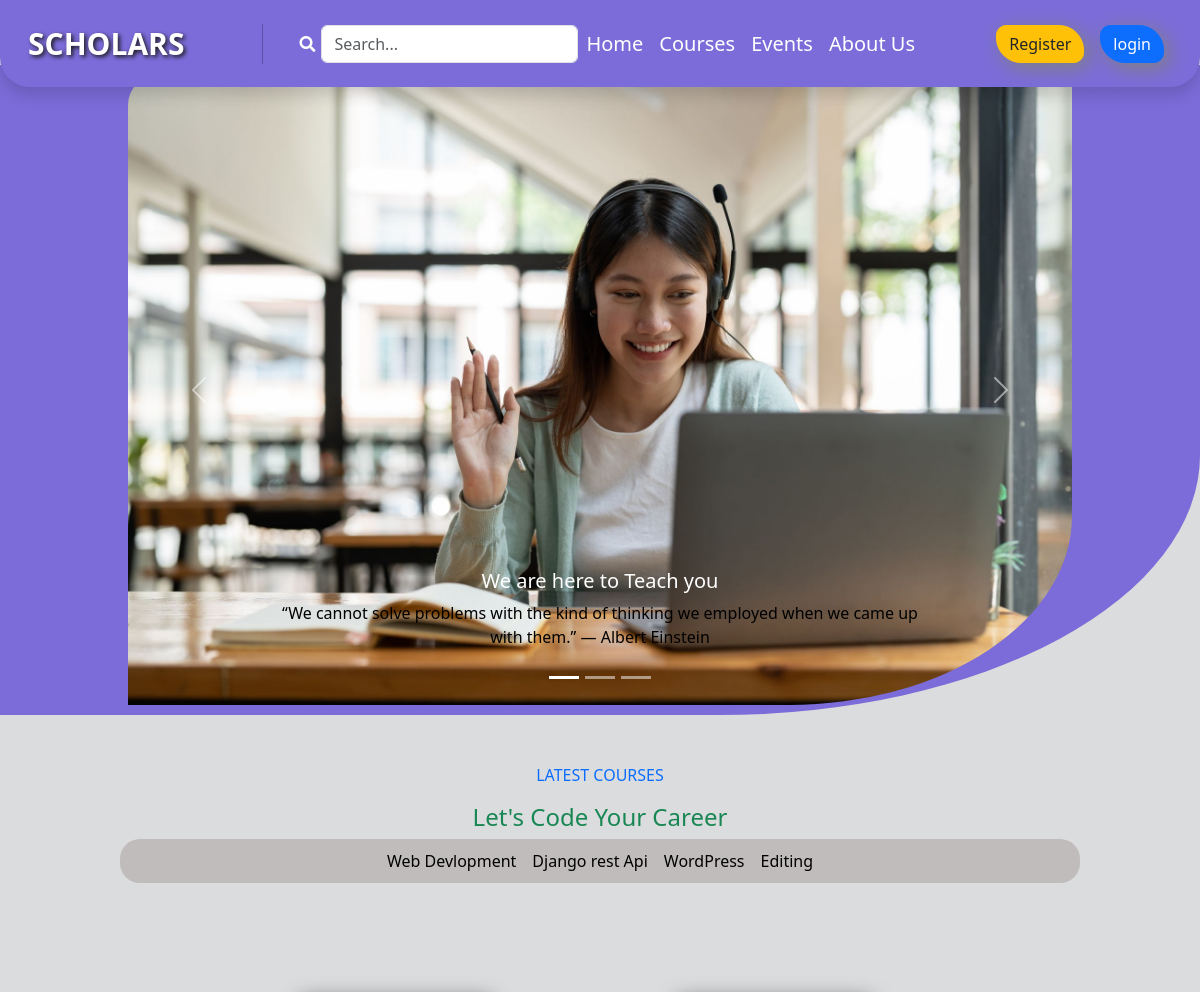
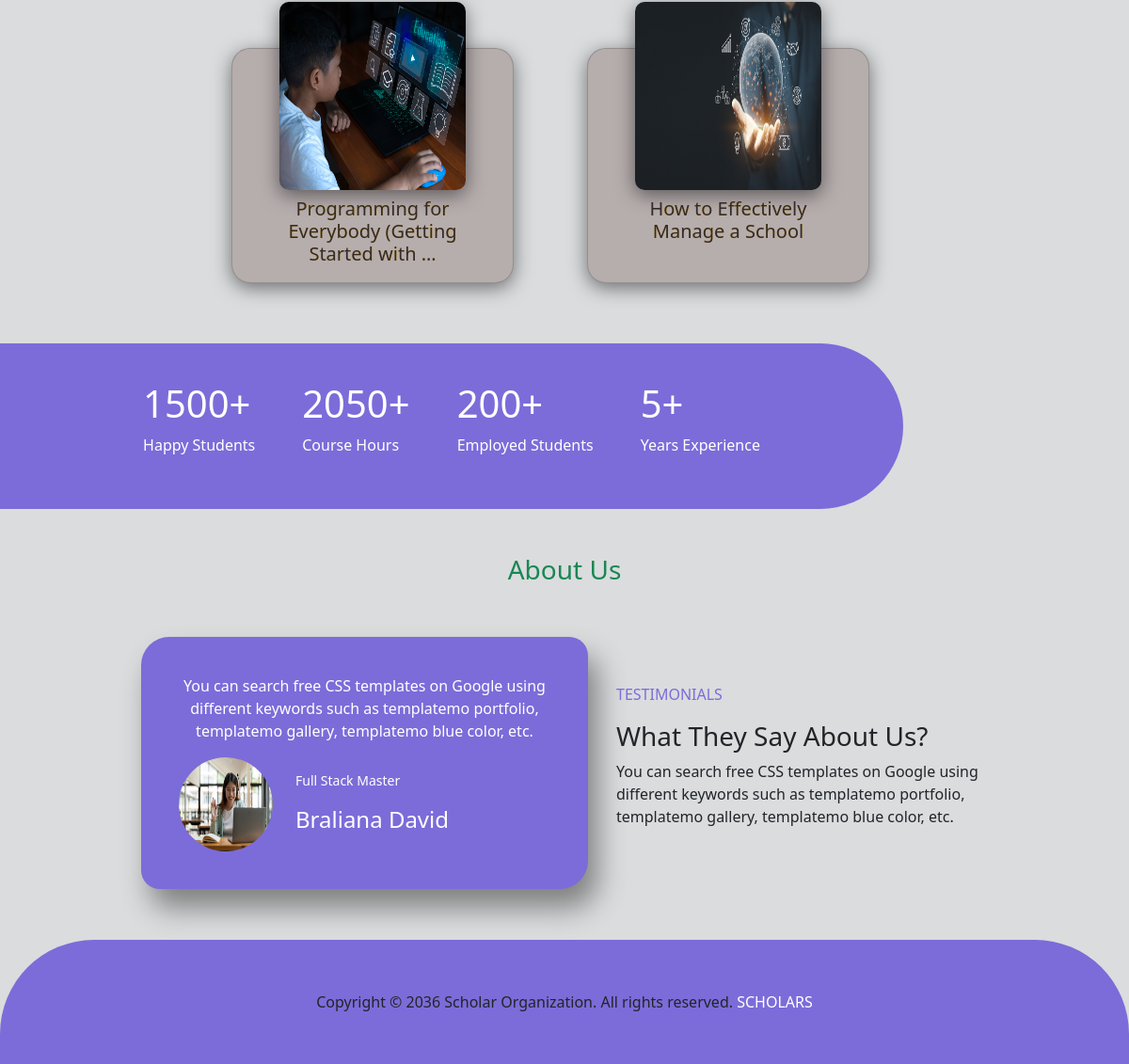
The page /category/django-rest-api/ on the database its author committed (2 pictures, top to bottom).
### Course/models.py (models this page shows, shortened)
class Type(models.Model):
    Name = models.CharField(max_length=100)
    slug = models.SlugField(max_length=100,unique=True, null=True, blank=True)

class AddCourse(models.Model):
    teacher = models.ForeignKey(User, on_delete=models.CASCADE,related_name='teacher' )
    Course_Title  = models.CharField(max_length=100)
    price = models.DecimalField(max_digits=10, decimal_places=0 , null=True)
    Content = models.TextField()
    Type = models.ForeignKey(Type,on_delete=models.CASCADE)
    image = models.ImageField(upload_to='Course/media/uploads/', blank = True, null = True)

### Core/views.py (the view)
# urls.py: path('',views.HomeView.as_view(),name='home'),
class  HomeView(View):
    template_name = 'home.html'
    def get(self, request, category_slug=None):
        query = request.GET.get('q')
        data = models.AddCourse.objects.all()
        categories = models.Type.objects.all()
        if query:
            data = models.AddCourse.objects.filter(Course_Title__icontains=query)
        if category_slug is not None:
            category = models.Type.objects.get(slug=category_slug)
            data = models.AddCourse.objects.filter(Type=category)
        return render(request, self.template_name, {"data": data, "categories": categories})

### Core/templates/home.html (shortened to what this page needs)
{% extends "base.html" %}
{% load static %}
{% load crispy_forms_tags %}
{% block content %}
<div class='banner_container'>
    <div class='banner'>
        <div id="carouselExampleCaptions" class="carousel slide">
            <div class="carousel-indicators">
              <button type="button" data-bs-target="#carouselExampleCaptions" data-bs-slide-to="0" class="active" aria-current="true" aria-label="Slide 1"></button>
              <button type="button" data-bs-target="#carouselExampleCaptions" data-bs-slide-to="1" aria-label="Slide 2"></button>
              <button type="button" data-bs-target="#carouselExampleCaptions" data-bs-slide-to="2" aria-label="Slide 3"></button>
            </div>
            <div class="carousel-inner">
              <div class="carousel-item active">
                <img class='imgCao' src="{% static "img/1.jpg" %}" class="d-block w-100" alt="...">
                <div class="carousel-caption d-none d-md-block">
                  <h5>We are here to Teach you </h5>
                  <p class='text-black'>“We cannot solve problems with the kind of thinking we employed when we came up with them.” — Albert Einstein</p>
                </div>
              </div>
            </div>
            <button class="carousel-control-prev" type="button" data-bs-target="#carouselExampleCaptions" data-bs-slide="prev">
              <span class="carousel-control-prev-icon" aria-hidden="true"></span>
            </button>
            <button class="carousel-control-next" type="button" data-bs-target="#carouselExampleCaptions" data-bs-slide="next">
              <span class="carousel-control-next-icon" aria-hidden="true"></span>
            </button>
          </div>
    </div>
</div>
  <section class='mt-5' id='Courses'>
    <p class='text-center text-primary'>LATEST COURSES</p>
    <h4  class='text-center  text-success'>Let's Code Your Career </h4>
<div  class="d-flex cat-container justify-content-center gap-3 flex-wrap">
     {% for cat in categories %}
     <a href="{% url "category_wise_post" cat.slug %}#Courses" onclick="scrollToTopic()" class="text-decoration-none ">{{ cat.Name }}</a>
     {% endfor %}
</div>
<div  class='d-flex justify-content-center align-items-center mt-5'>
  <div class="d-flex justify-content-center align-items-center flex-wrap gap-5 p-5 p-md-3">
  {% if data %}
  {% for i in data  %}
        <div class="card mt-4" id="section1">
          <div class="imgbox">
            <img
              src="{{i.image.url}}" />
              <h5 class='text-center  mt-2 '><a  class=' Course_title   text-decoration-none ' href="{% url "details_view" i.id %}">{{i.Course_Title|truncatewords:6}}</a></h5>
          </div>
        </div>
  {% endfor %}
  {% else %}
  <div>
    <h4 class='text-center text-danger'>No Course Found....</h4>
  </div>
  {% endif %}
</div>
</div>
  </section>
 <Section id='achivment' class='history-Container my-5'>
  <div class='service'>
    <h1>1500+</h1>
    <p>Happy Students</p>
  </div>
  <div class='service'>
    <h1>2050+</h1>
    <p>Course Hours</p>
  </div>
  <div class='service'>
    <h1>200+</h1>
    <p>Employed Students</p>
  </div>
  <div class='service'>
    <h1>5+</h1>
    <p>Years Experience</p>
  </div>
 </Section>
 <h3 class='text-center text-success my-4'>About Us </h3>
<div id="about" class='about_container' >
<div class='imgabout'>
  <p class='text-center'>You can search free CSS templates on Google using different keywords such as templatemo portfolio, templatemo gallery, templatemo blue color, etc.</p>
  <div class='d-flex justify-container-center flex-wrap align-items-center gap-4'>
    <img id='logoimg' src="{% static "img/1.jpg" %}" alt="">
    <div >
      <p><small>Full Stack Master</small></p>
      <h4>Braliana David</h4>
    </div>
  </div>
</div>
  <div class='mt-5 mt-md-0'>
    <p class='colorX'>TESTIMONIALS</p>
    <h3>What They Say About Us?</h3>
    <p>You can search free CSS templates on Google using different keywords such as templatemo portfolio, templatemo gallery, templatemo blue color, etc.</p>
  </div>
</div>
{% endblock content %}

### Core/static/css/style.css (style rules this page uses)
body { margin: 0; padding: 0; }
.banner_container { background:#7B6CD9; margin-top: -22px; border-radius: 0px 0px 40% 0px; padding: 10px; }
.banner { width: 80%; height: 80%; margin: auto; }
.imgCao { width: 100%; border-radius: 30px 0px 30% 0px; }
.card { position: relative; width: 300px; height: 250px; border-radius: 20px; box-shadow: 0px 5px 20px rgba(0, 0, 0, 0.5); transition: 0.3s; padding: 30px 50px; background: #b6adad; cursor: pointer; margin-right: 30px; }
.imgbox { position: relative; width: 100%; height: 100%; transform: translateY(-80px); z-index: 90; }
.imgbox img { width: 100%; height: 200px; border-radius: 10px; box-shadow: 0px 5px 20px rgba(0, 0, 0, 0.5); }
.cat-container { background-color: #c0bcbc; border-radius: 20px; width: 80%; margin: auto; padding: 10px; margin-bottom: 120px; }
.cat-container a { color: #000; }
.history-Container { background: #7B6CD9; display: flex; width: 80%; padding: 40px; gap: 50px; flex-wrap: wrap; color: white; justify-content: center; border-radius: 0% 100px 100px 0%; }
.about_container { display: flex; justify-content: flex-end; align-items: center; padding: 30px; width: 80%; margin: auto; gap: 30px; }
#logoimg { height: 100px; width: 100px; border-radius: 50px; }
.imgabout { background: #7B6CD9; color: white; padding: 40px; box-shadow: 10px 20px 30px gray; border-radius: 30px 20px ; }
.colorX { color:#7B6CD9; }
.Course_title { color: rgb(49, 43, 43); text-shadow: .1px .1px .3px goldenrod; }

### rows shown on the page
Type: Name "Web Devlopment"
Type: Name "Django rest Api"
Type: Name "WordPress"
Type: Name "Editing"
AddCourse: image (picture), Course_Title "Programming for Everybody (Getting Started with …"
AddCourse: image (picture), Course_Title "How to Effectively Manage a School"
